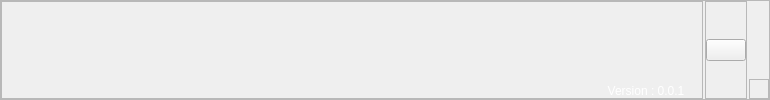
      <widget class="QFrame" name="footer">
       <property name="frameShape">
        <enum>QFrame::StyledPanel</enum>
       </property>
       <property name="frameShadow">
        <enum>QFrame::Raised</enum>
       </property>
       <layout class="QHBoxLayout" name="horizontalLayout_2">
        <property name="spacing">
         <number>2</number>
        </property>
        <property name="leftMargin">
         <number>0</number>
        </property>
        <property name="topMargin">
         <number>0</number>
        </property>
        <property name="rightMargin">
         <number>0</number>
        </property>
        <property name="bottomMargin">
         <number>0</number>
        </property>
        <item>
         <widget class="QFrame" name="frame_5">
          <property name="frameShape">
           <enum>QFrame::StyledPanel</enum>
          </property>
          <property name="frameShadow">
           <enum>QFrame::Raised</enum>
          </property>
          <layout class="QVBoxLayout" name="verticalLayout_4">
           <property name="spacing">
            <number>0</number>
           </property>
           <property name="leftMargin">
            <number>0</number>
           </property>
           <property name="topMargin">
            <number>0</number>
           </property>
           <property name="rightMargin">
            <number>0</number>
           </property>
           <property name="bottomMargin">
            <number>0</number>
           </property>
           <item alignment="Qt::AlignLeft|Qt::AlignBottom">
            <widget class="QLabel" name="label_2">
             <property name="styleSheet">
              <string notr="true">color: rgb(255, 255, 255);</string>
             </property>
             <property name="text">
              <string>                                                                                                                                                                                      Version : 0.0.1     </string>
             </property>
            </widget>
           </item>
          </layout>
         </widget>
        </item>
        <item alignment="Qt::AlignRight">
         <widget class="QFrame" name="frame_4">
          <property name="frameShape">
           <enum>QFrame::StyledPanel</enum>
          </property>
          <property name="frameShadow">
           <enum>QFrame::Raised</enum>
          </property>
          <layout class="QVBoxLayout" name="verticalLayout_3">
           <property name="spacing">
            <number>0</number>
           </property>
           <property name="leftMargin">
            <number>0</number>
           </property>
           <property name="topMargin">
            <number>0</number>
           </property>
           <property name="rightMargin">
            <number>0</number>
           </property>
           <property name="bottomMargin">
            <number>0</number>
           </property>
           <item>
            <widget class="QPushButton" name="pushButton_HELP">
             <property name="text">
              <string/>
             </property>
             <property name="icon">
              <iconset>
               <normaloff>../../../../../Downloads/question.png</normaloff>../../../../../Downloads/question.png</iconset>
             </property>
             <property name="iconSize">
              <size>
               <width>20</width>
               <height>20</height>
              </size>
             </property>
            </widget>
           </item>
          </layout>
         </widget>
        </item>
        <item alignment="Qt::AlignRight|Qt::AlignBottom">
         <widget class="QFrame" name="size_grip">
          <property name="minimumSize">
           <size>
            <width>20</width>
            <height>20</height>
           </size>
          </property>
          <property name="maximumSize">
           <size>
            <width>20</width>
            <height>20</height>
           </size>
          </property>
          <property name="frameShape">
           <enum>QFrame::StyledPanel</enum>
          </property>
          <property name="frameShadow">
           <enum>QFrame::Raised</enum>
          </property>
         </widget>
        </item>
       </layout>
      </widget>
